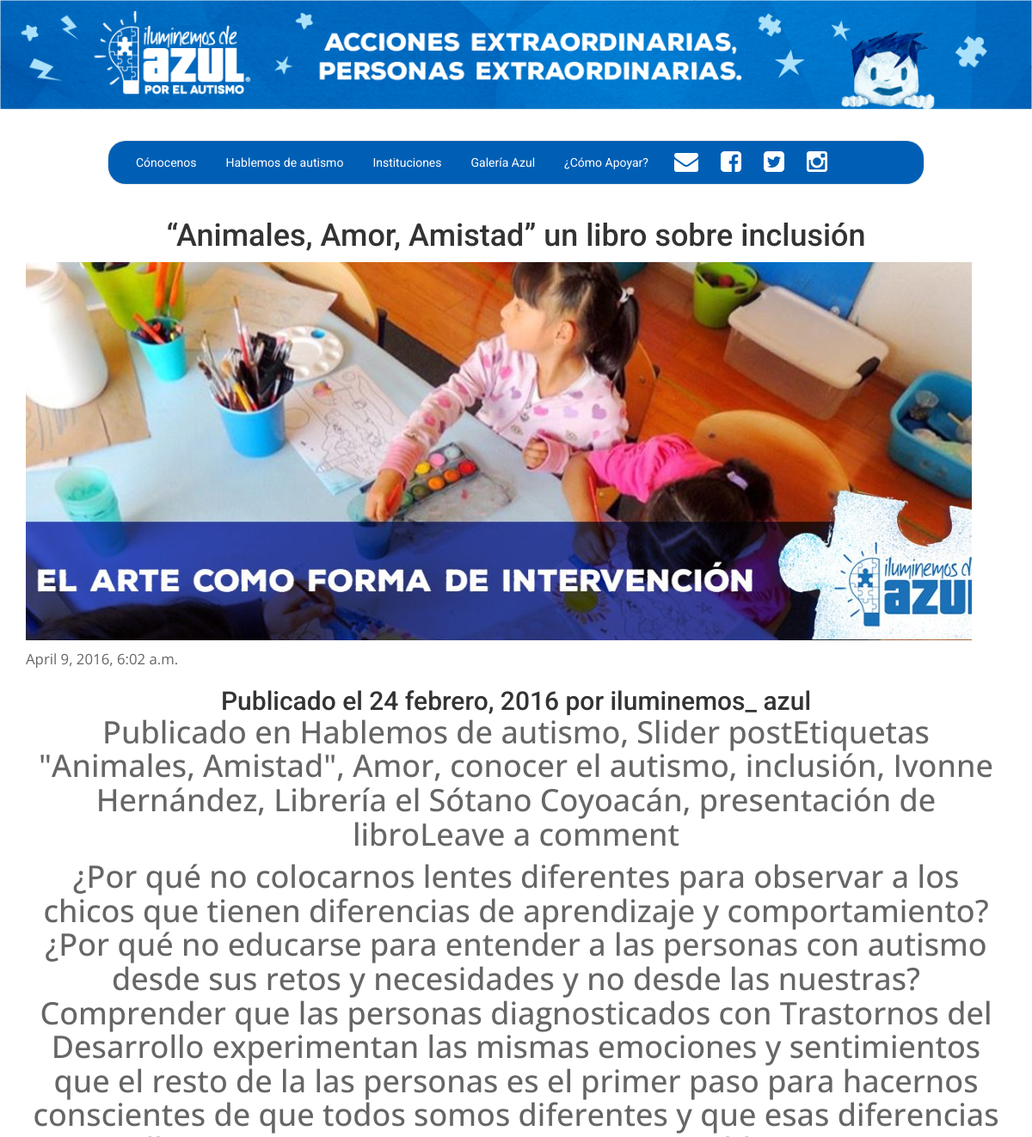
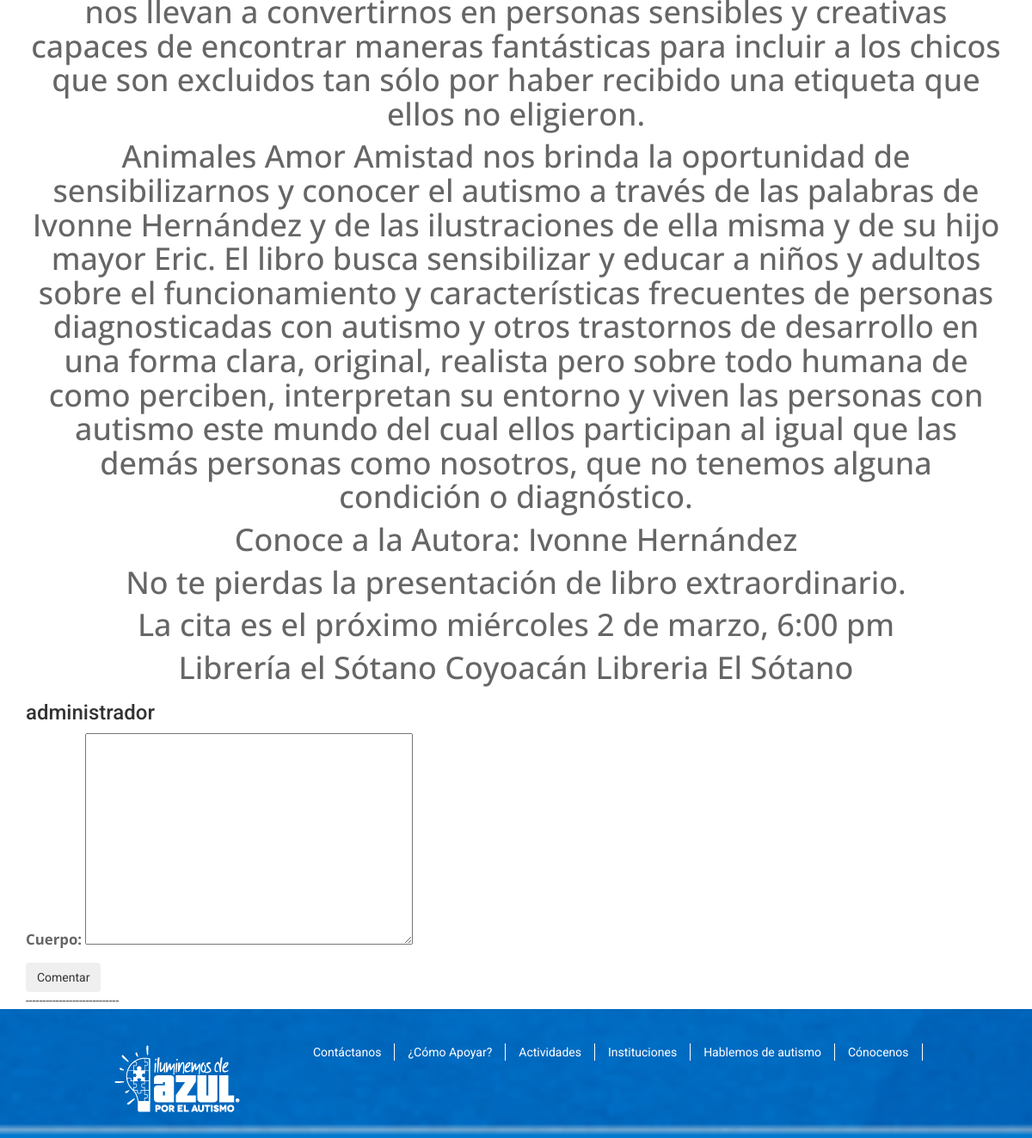
Screenshot of /posts/detalle5 with the database file from the repository (2 pictures, top to bottom).
### posts/models.py (models this page shows, shortened)
class Post(models.Model):
	titulo=models.CharField(max_length=50)
	slug=models.SlugField(max_length=50, blank=True,null=True)
	resume=models.TextField(blank=True,null=True)
	cuerpo=models.TextField()
	fecha=models.DateTimeField(auto_now=True)
	publicado=models.BooleanField(default=True)
	autor=models.ForeignKey(User,related_name='posts_publicados',blank=True,null=True)
	imagen=models.ImageField(upload_to="img_post",blank=True,null=True)

### posts/views.py (the view, shortened to what this page needs)
class PostDetailView(View):
	def get(self,request,objeto):
		post=Post.objects.get(pk=objeto)
		form=ComentarioForm()
		comments=post.comentarios.all()
		template="posts/detalle.html"
		context={
		'post':post,
		'form':form,
		'comments':comments
		}
		return render(request,template,context)

### posts/forms.py
class ComentarioForm(forms.ModelForm):
	class Meta:
		model=Comentario
		fields=('cuerpo',)

### templates/posts/detalle.html (shortened to what this page needs)
{%extends 'base.html'%}
{%load static%}
{%block content%}
    <section class="container">
      <h1>{{post.titulo}}</h1>
    <p><img src="{{MEDIA_URL}}media/img_post/arte_Z63tG3v.jpg"></p>
    <p>{{post.fecha}}</p>
    <h2>{% autoescape off %} {{ post.cuerpo}}{% endautoescape %}</h2>
    <h3>{{post.autor}}</h3>
    <form method="post" action="{%url 'detalle' post.pk%}">
        {{form.as_p}}
        <input type="submit" class="btn green" value="Comentar"/>
    </form>
    {%for comment in comments%}
    ****************************
    <h4>{{comment.name}} - {{comment.fecha}}</h4>
    <p>{{comment.cuerpo}}</p>
    {%empty%}
    ----------------------------
    {%endfor%}
</section>
{%endblock content%}

### static/css/style.css (style rules this page uses)
body { font-family: 'Roboto', sans-serif; }
p { font-family: 'Open Sans', sans-serif; color:#666; font-size: 1.2em; }
h2 { text-align:center; }
.news h2, h1 { text-align: center; }

### rows the page displays
Post: titulo "“Animales, Amor, Amistad” un libro sobre inclusión", fecha "April 9, 2016, 6:02 a.m.", cuerpo "Publicado el 24 febrero, 2016 por iluminemos_ azul Publicado en Hablemos de autismo, Slider postEtiquetas \"Animales, Amistad\", Amor, conocer el autismo, inclusión, Ivonne Hernández, Librería el Sótano Coyoacán, presentación de libroLeave a comment ¿Por qué no colocarnos lentes diferentes para observar a los chicos que tienen diferencias de aprendizaje y comportamiento? ¿Por qué no educarse para entender a las personas con autismo desde sus retos y necesidades y no desde las nuestras? Comprender que las personas diagnosticados con Trastornos del Desarrollo experimentan las mismas emociones y sentimientos que el resto de la las personas es el primer paso para hacernos conscientes de que todos…", autor "administrador"
